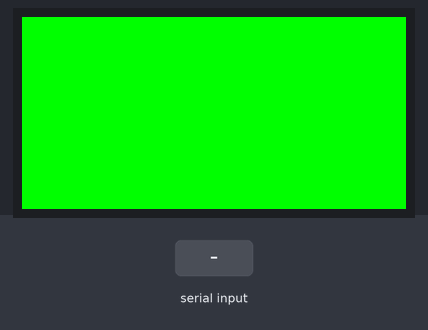
The sketch below on a simulated ESP32. Shown: 64×32 colour display. Inputs (shaded band) come from the test bench. What the sketch prints to the serial monitor is not drawn.

Above: at 3.6 s.
3.7 s: "H\n" received over Serial
At 3.76 s:
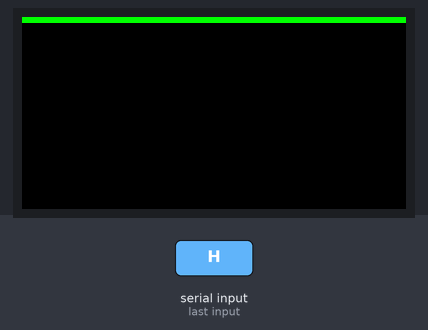
5.2 s: "B\n" received over Serial
At 8.0 s:
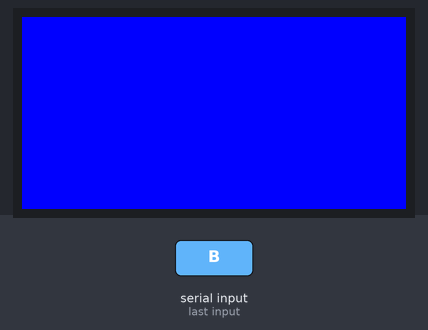
8.2 s: "W\n" received over Serial
At 9.2 s:
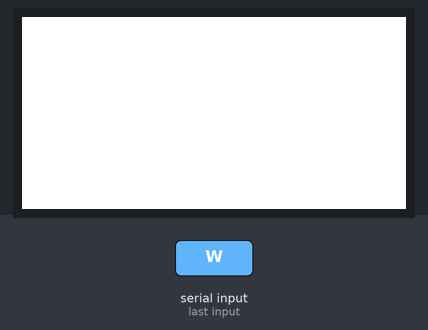
9.7 s: "K\n" received over Serial
At 10.3 s:
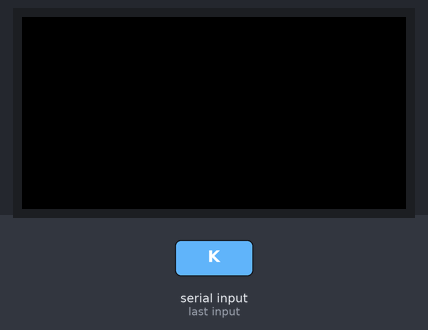
11.2 s: "C\n" received over Serial
At 11.5 s:
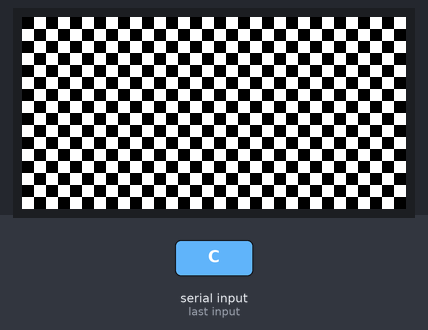
12.7 s: "V\n" received over Serial
At 12.76 s:
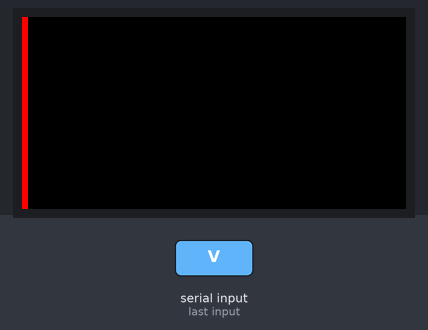
Timing chart, 0 to 15.2 s (numbered marks = the images above; inputs shaded):
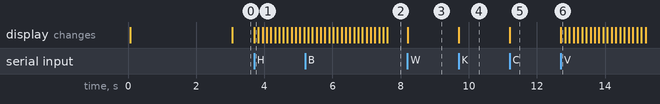

The sketch:

SinglePanelTest.ino
```cpp
// Single-panel PCB test for a 64x32 HUB75 panel on DOIT ESP32 DevKit V1.
// Open Serial Monitor at 115200 baud and send a command letter to jump to
// a specific test, or leave it alone and tests cycle automatically every 3                                                                                                                               s.
//
// Commands:
//   R  — solid red
//   G  — solid green
//   B  — solid blue
//   W  — solid white
//   K  — blank (all off)
//   C  — checkerboard (2x2 blocks)
//   H  — horizontal row sweep
//   V  — vertical column sweep
//   X  — corner + edge dot test
//   A  — auto-cycle through all tests (default)

#include <ESP32-HUB75-MatrixPanel-I2S-DMA.h>

#define PANEL_W  64
#define PANEL_H  32

// ---- Pin mapping — adjust if your PCB differs from panorama renderer ----
HUB75_I2S_CFG::i2s_pins pins = {
    /*R1=*/  2, /*G1=*/ 15, /*B1=*/  4,
    /*R2=*/ 16, /*G2=*/ 27, /*B2=*/ 17,
    /*A =*/  5, /*B =*/ 18, /*C =*/ 19, /*D =*/ 21, /*E =*/ 12,
    /*LAT=*/ 25, /*OE =*/ 26, /*CLK=*/ 22
};

MatrixPanel_I2S_DMA *dma = nullptr;

uint16_t RED, GREEN, BLUE, WHITE, BLACK, YELLOW, CYAN, MAGENTA;

bool autoMode = true;
int  autoStep = 0;
unsigned long lastAutoMs = 0;
#define AUTO_INTERVAL_MS 3000UL

// ---- Test patterns -------------------------------------------------------

void testSolid(uint16_t color, const char *name) {
    dma->fillScreenRGB888(0, 0, 0);   // clear first to avoid ghost pixels
    dma->fillRect(0, 0, PANEL_W, PANEL_H, color);
    Serial.print("Solid: "); Serial.println(name);
}

void testCheckerboard() {
    for (int y = 0; y < PANEL_H; y++)
        for (int x = 0; x < PANEL_W; x++)
            dma->drawPixel(x, y, ((x / 2 + y / 2) % 2) ? WHITE : BLACK);
    Serial.println("Checkerboard 2x2");
}

void testRowSweep() {
    // Sweep one lit row across the panel from top to bottom
    Serial.println("Row sweep (top -> bottom)");
    for (int row = 0; row < PANEL_H; row++) {
        dma->fillRect(0, 0, PANEL_W, PANEL_H, BLACK);
        dma->drawFastHLine(0, row, PANEL_W, GREEN);
        delay(120);
    }
}

void testColSweep() {
    // Sweep one lit column across the panel from left to right
    Serial.println("Column sweep (left -> right)");
    for (int col = 0; col < PANEL_W; col++) {
        dma->fillRect(0, 0, PANEL_W, PANEL_H, BLACK);
        dma->drawFastVLine(col, 0, PANEL_H, RED);
        delay(60);
    }
}

void testCorners() {
    // Lights the four corners and mid-edge points so you can verify geometry
    dma->fillRect(0, 0, PANEL_W, PANEL_H, BLACK);
    dma->drawPixel(0,           0,           RED);      // top-left
    dma->drawPixel(PANEL_W - 1, 0,           GREEN);    // top-right
    dma->drawPixel(0,           PANEL_H - 1, BLUE);     // bottom-left
    dma->drawPixel(PANEL_W - 1, PANEL_H - 1, WHITE);   // bottom-right
    // mid-edges
    dma->drawPixel(PANEL_W / 2, 0,           YELLOW);  // top-mid
    dma->drawPixel(PANEL_W / 2, PANEL_H - 1, CYAN);    // bottom-mid
    dma->drawPixel(0,           PANEL_H / 2, MAGENTA); // left-mid
    dma->drawPixel(PANEL_W - 1, PANEL_H / 2, WHITE);   // right-mid
    Serial.println("Corners + mid-edges (R=TL, G=TR, B=BL, W=BR, Y=Tmid, C=Bmid, M=Lmid, W=Rmid)");
}

void testRainbow() {
    // Vertical color gradient across the width
    for (int x = 0; x < PANEL_W; x++) {
        uint8_t hue = (uint8_t)((x * 255) / (PANEL_W - 1));
        // Simple HSV->RGB for hue only (full S and V)
        uint8_t r, g, b;
        uint8_t region = hue / 43;
        uint8_t rem    = (hue - region * 43) * 6;
        uint8_t q = 255 - rem;
        uint8_t t = rem;
        switch (region) {
            case 0: r = 255; g = t;   b = 0;   break;
            case 1: r = q;   g = 255; b = 0;   break;
            case 2: r = 0;   g = 255; b = t;   break;
            case 3: r = 0;   g = q;   b = 255; break;
            case 4: r = t;   g = 0;   b = 255; break;
            default:r = 255; g = 0;   b = q;   break;
        }
        uint16_t c = dma->color565(r, g, b);
        dma->drawFastVLine(x, 0, PANEL_H, c);
    }
    Serial.println("Rainbow gradient");
}

// ---- Auto-cycle list -----------------------------------------------------

void runAutoStep(int step) {
    switch (step % 9) {
        case 0: testSolid(RED,    "red");    break;
        case 1: testSolid(GREEN,  "green");  break;
        case 2: testSolid(BLUE,   "blue");   break;
        case 3: testSolid(WHITE,  "white");  break;
        case 4: testCheckerboard();           break;
        case 5: testRowSweep();               break;
        case 6: testColSweep();               break;
        case 7: testCorners();                break;
        case 8: testRainbow();                break;
    }
}

// --------------------------------------------------------------------------

void setup() {
    Serial.begin(115200);
    delay(50);

    HUB75_I2S_CFG mxconfig(PANEL_W, PANEL_H, 1 /*panels in chain*/, pins);
    mxconfig.driver        = HUB75_I2S_CFG::FM6126A;
    mxconfig.clkphase      = false;
    mxconfig.min_refresh_rate = 250;

    dma = new MatrixPanel_I2S_DMA(mxconfig);
    dma->begin();
    dma->setBrightness8(120);
    dma->clearScreen();

    RED     = dma->color565(255,   0,   0);
    GREEN   = dma->color565(  0, 255,   0);
    BLUE    = dma->color565(  0,   0, 255);
    WHITE   = dma->color565(255, 255, 255);
    BLACK   = dma->color565(  0,   0,   0);
    YELLOW  = dma->color565(255, 255,   0);
    CYAN    = dma->color565(  0, 255, 255);
    MAGENTA = dma->color565(255,   0, 255);

    Serial.println();
    Serial.println("=== Single-panel PCB test ===");
    Serial.println("Commands: R G B W K C H V X  — jump to test");
    Serial.println("          A                  — resume auto-cycle");
    Serial.println("Auto-cycling every 3 s ...");

    runAutoStep(autoStep);
    lastAutoMs = millis();
}

void loop() {
    while (Serial.available()) {
        char c = Serial.read();
        if (c == '\r' || c == '\n') continue;
        if (c >= 'a' && c <= 'z') c -= 32;

        autoMode = false;
        switch (c) {
            case 'R': testSolid(RED,   "red");   break;
            case 'G': testSolid(GREEN, "green"); break;
            case 'B': testSolid(BLUE,  "blue");  break;
            case 'W': testSolid(WHITE, "white"); break;
            case 'K': testSolid(BLACK, "black"); Serial.println("Blank"); break;
            case 'C': testCheckerboard();         break;
            case 'H': testRowSweep();             break;
            case 'V': testColSweep();             break;
            case 'X': testCorners();              break;
            case 'A':
                autoMode = true;
                autoStep = 0;
                lastAutoMs = millis();
                Serial.println("Auto-cycle resumed");
                runAutoStep(autoStep);
                break;
            default:
                Serial.print("Unknown command: "); Serial.println(c);
                break;
        }
    }

    if (autoMode && (millis() - lastAutoMs >= AUTO_INTERVAL_MS)) {
        autoStep++;
        runAutoStep(autoStep);
        lastAutoMs = millis();
    }
}
```

Measured:
- after the input at 3.7 s, the display: changes at once (image 1)
- after the input at 8.2 s, the display: changes at once (image 3)
- after the input at 9.7 s, the display: changes at once (image 4)
- after the input at 11.2 s, the display: changes at once (image 5)
- after the input at 12.7 s, the display: changes at once (image 6)
